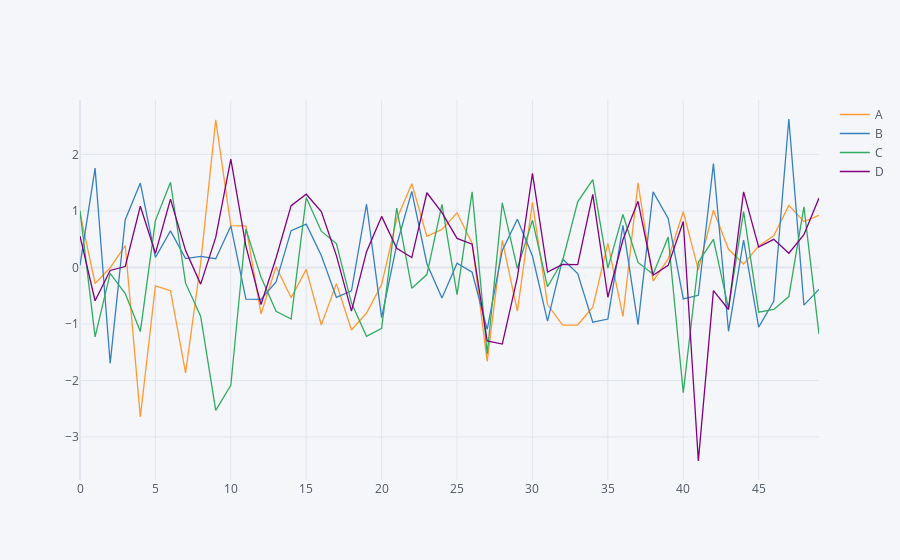

The notebook cell saved with this chart:
### Markdown cell above
### Data

### Code cell
arr_1 = np.random.randn(50, 4)
df_1 = pd.DataFrame(arr_1, columns=['A', 'B', 'C', 'D'])
df_1.head()
df_1.iplot()
